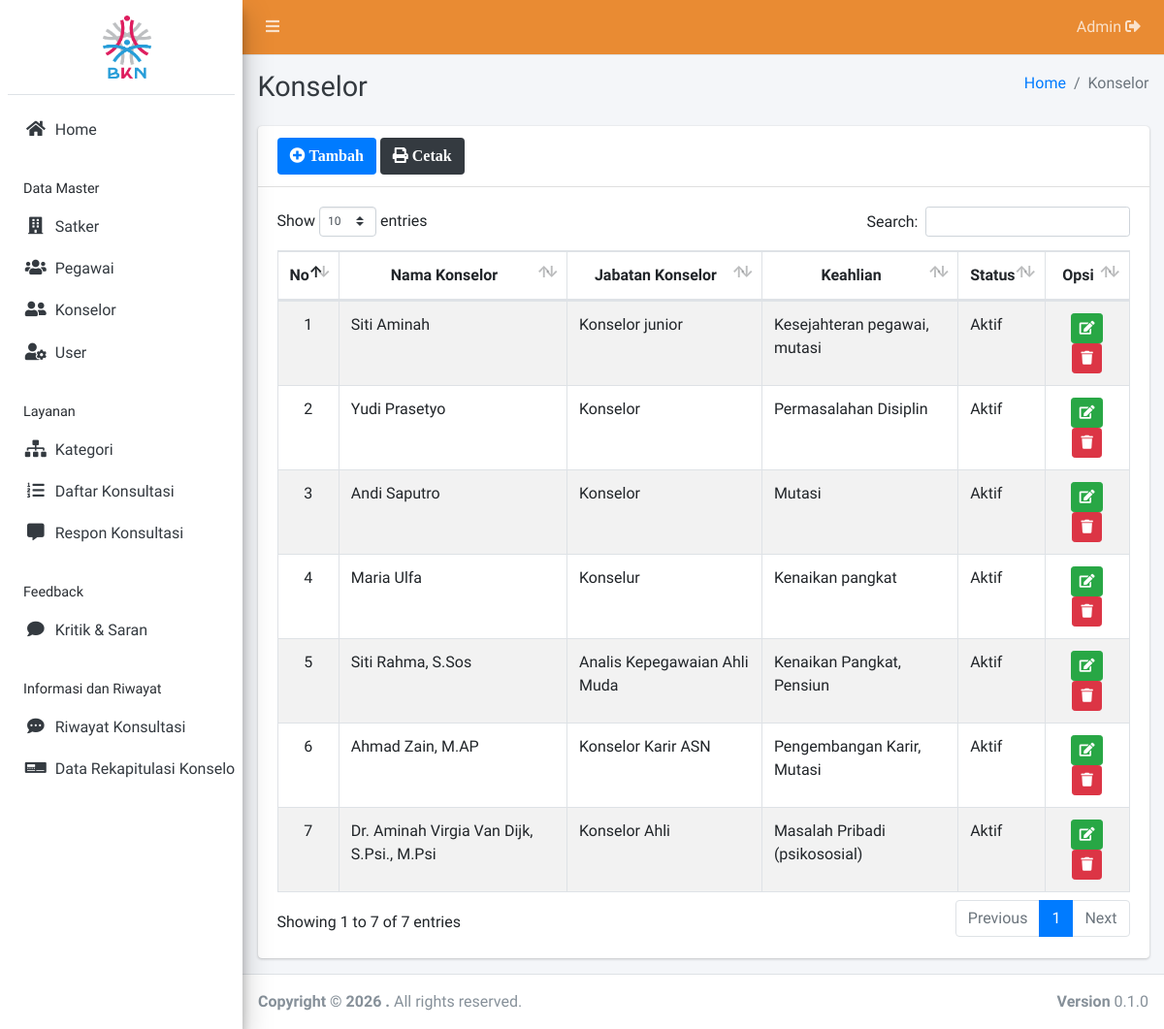
/admin/konselor/index.php (signed in), run on the app's committed database.
### tables this page shows
CREATE TABLE `konselor` (
  `id_konselor` int(11) NOT NULL,
  `nama_konselor` varchar(255) NOT NULL,
  `jabatan_konselor` varchar(255) NOT NULL,
  `keahlian` varchar(255) NOT NULL,
  `status` varchar(25) NOT NULL
);

### admin/konselor/index.php (the view, shortened to what this page needs)
<?php
require '../../config/koneksi.php';
?>
<!DOCTYPE html>
<html>
<?php
include '../../templates/head.php';
?>
<body class="hold-transition sidebar-mini layout-fixed">
    <div class="wrapper">
        <?php
        include '../../templates/navbar.php';
        ?>
        <?php
        include '../../templates/sidebar.php';
        ?>
        <div class="content-wrapper">
            <div class="content-header">
                <div class="container-fluid">
                    <div class="row mb-2">
                        <div class="col-sm-6">
                            <h1 class="m-0 text-dark">Konselor</h1>
                        </div>
                        <div class="col-sm-6">
                            <ol class="breadcrumb float-sm-right">
                                <li class="breadcrumb-item"><a href="#">Home</a></li>
                                <li class="breadcrumb-item active">Konselor</li>
                            </ol>
                        </div>
                    </div>
                </div>
            </div>
            <section class="content">
                <div class="container-fluid">
                    <div class="row">
                        <div class="col-12">
                            <div class="card card-outline">
                                <div class="card-header">
                                    <a href="tambah.php" class="btn bg-blue"><i class="fa fa-plus-circle"> Tambah</i></a>
                                    <a href="print.php" target="blank" class="btn bg-dark"><i class="fa fa-print"> Cetak</i></a>
                                </div>
                                <div class="card-body">
                                    <div class="table-responsive">
                                        <table id="example1" class="table table-bordered table-striped">
                                            <thead>
                                                <tr align="center">
                                                    <th>No</th>
                                                    <th>Nama Konselor</th>
                                                    <th>Jabatan Konselor</th>
                                                    <th>Keahlian</th>
                                                    <th>Status</th>
                                                    <th>Opsi</th>
                                                </tr>
                                            </thead>
                                            <tbody>
                                            <?php
                                            $no = 1;
                                            $data = $koneksi->query("SELECT * FROM konselor ORDER BY id_konselor DESC");
                                            while ($row = $data->fetch_array()) {
                                            ?>
                                                <tr>
                                                    <td align="center"><?= $no++ ?></td>
                                                    <td><?= $row['nama_konselor'] ?></td>
                                                    <td><?= $row['jabatan_konselor'] ?></td>
                                                    <td><?= $row['keahlian'] ?></td>
                                                    <td><?= $row['status'] ?></td>
                                                    <td align="center">
                                                        <a href="edit.php?id=<?= $row['id_konselor'] ?>" class="btn btn-success btn-sm" title="Edit"><i class="fa fa-edit"></i></a>
                                                        <a href="hapus.php?id=<?= $row['id_konselor'] ?>" class="btn btn-danger btn-sm alert-hapus" title="Hapus"><i class="fa fa-trash"></i></a>
                                                    </td>
                                                </tr>
                                            <?php } ?>
                                            </tbody>
                                        </table>
                                    </div>
                                </div>
                            </div>
                        </div>
                    </div>
                </div>
            </section>
        </div>
        <?php include_once "../../templates/footer.php"; ?>
    </div>
</body>
</html>

### data on the page
konselor: nama_konselor "Siti Aminah", jabatan_konselor "Konselor junior", keahlian "Kesejahteran pegawai, mutasi", status "Aktif"
konselor: nama_konselor "Yudi Prasetyo", jabatan_konselor "Konselor", keahlian "Permasalahan Disiplin", status "Aktif"
konselor: nama_konselor "Andi Saputro", jabatan_konselor "Konselor", keahlian "Mutasi", status "Aktif"
konselor: nama_konselor "Maria Ulfa", jabatan_konselor "Konselur", keahlian "Kenaikan pangkat", status "Aktif"
konselor: nama_konselor "Siti Rahma, S.Sos", jabatan_konselor "Analis Kepegawaian Ahli Muda", keahlian "Kenaikan Pangkat, Pensiun", status "Aktif"
konselor: nama_konselor "Ahmad Zain, M.AP", jabatan_konselor "Konselor Karir ASN", keahlian "Pengembangan Karir, Mutasi", status "Aktif"
konselor: nama_konselor "Dr. Aminah Virgia Van Dijk, S.Psi., M.Psi", jabatan_konselor "Konselor Ahli", keahlian "Masalah Pribadi (psikososial)", status "Aktif"

### other printed values
$_SESSION['role'] "Admin"
